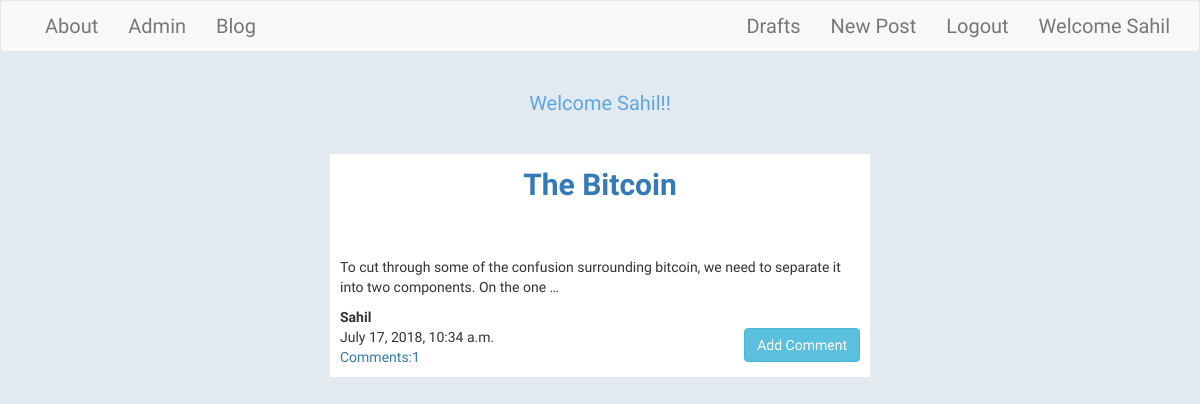
Screenshot of /profile/ (signed in) with the database file from the repository.
### my_app/models.py (models this page shows, shortened)
class Post(models.Model):
    title=models.CharField(max_length=256)
    author=models.ForeignKey('auth.User',on_delete=models.CASCADE)
    text=models.TextField()
    create_date=models.DateTimeField(default=timezone.now)
    publish_date=models.DateTimeField(blank=True,null=True)

### my_app/views.py (the view)
# urls.py: url(r'^profile/$',views.ProfileView.as_view(),name="user_profile"),
class ProfileView(ListView):
    model=Post
    template_name="profile_list.html"

### my_app/templates/my_app/profile_list.html (shortened to what this page needs)
{% extends 'my_app/base.html' %}
{% load staticfiles%}
{% block body_block %}
<h1 class='commenttitle center techfont'>Welcome {{user|title}}!!</h1><br>
     <div class="center">
        {% for posts in post_list %}
           {% ifequal posts.author user %}
           <div class="post">
           <div class="posttitle"><a class="loader" href="{% url 'my_app:post_detail' pk=posts.pk %}"><b>{{posts.title|title}}</b></a></div><br>
           <div class="posttext">{{posts.text|truncatewords:20|safe|linebreaksbr}}</div>
           <div><strong>{{posts.author|title}}</strong></div>
           {% if posts.publish_date %}
           <div class="date">{{posts.publish_date}}</div>
           <a class="btn btn-info comment-btn" href="{% url 'my_app:comment_post' pk=posts.pk %}">Add Comment</a>
           {% else %}
           <a class="btn btn-info publish-btn" href="{% url 'my_app:publish_post' pk=posts.pk %}">Publish</a>
           {% endif %}
           <div><a href="{% url 'my_app:comment_list' pk=posts.pk%}" >Comments:{{posts.Comment.all.count}}</a></div>
           </div>
           {% endifequal %}
           {% endfor %}
     </div>
{% endblock %}

### my_app/templates/my_app/base.html (shortened to what this page needs)
<!DOCTYPE html>
{% load staticfiles %}
<html>
    <head>
        <link rel="stylesheet" href="https://maxcdn.bootstrapcdn.com/bootstrap/3.3.7/css/bootstrap.min.css">
        <link rel="stylesheet" href="{% static 'css/main.css'%}">
        <link rel="stylesheet" href="//cdn.jsdelivr.net/medium-editor/latest/css/medium-editor.min.css" type="text/css" media="screen" charset="utf-8">
    </head>
    <body class="loader">
        <nav class="navbar navbar-default custom-navbar techfont">
            <div class="container">
                <ul class="nav navbar-nav">
                    <li><a class="nav-link active" href="{% url 'my_app:about' %}">About</a></li>
                    <li><a class="navbar-link active" href="{% url 'admin:index' %}">Admin</a></li>
                    <li><a class="navbar-link" href="{% url 'my_app:post_list' %}">Blog</a></li>
                </ul>
                <ul class="nav navbar-nav navbar-right">
                    <li><a class="navbar-link active" href="{% url 'my_app:draft_post' %}">Drafts</a></li>
                    <li><a class="navbar-link active" href="{% url 'my_app:create_post' %}">New Post</a></li>
                    {% if user.is_authenticated %}
                    <li><a class="navbar-link active" href="{% url 'logout' %}">Logout</a></li>
                    <li ><a class="navbar-link active" href="{% url 'my_app:user_profile'  %}">Welcome {{user|title}}</a></li>
                    {% else %}
                    <li><a class="navbar-link active" href="{% url 'login' %}">Login</a></li>
                    <li><a class="navbar-link active" href="{% url 'my_app:register' %}">Register</a></li>
                    {% endif %}
                </ul>
            </div>
        </nav>
        <div class="container ">
                {% block body_block %}
                {% endblock %}
        </div>
    </body>
</html>

### my_app/static/css/main.css (style rules this page uses)
.posttitle { text-align: center; font-family: 'Armata', sans-serif; font-size: 30px; }
a.comment-btn { position: absolute; right: 10px; bottom: 15px; }
.center { margin-left:300px; margin-right:300px; }
.techfont { font-family: 'Russo One', sans-serif; font-size: 20px; text-align: center; }
.post { font-family: 'Armata', sans-serif; background-color: white; padding:10px; margin-top:10px; position: relative; }
.commenttitle { font-size: 20px; color: rgb(92, 166, 226) }
body { background-color: rgb(226, 233, 240); }
.loader { filter:hue-rotate(0deg); color: linear-gradient(45deg,#0f8,#08f); animation:hue 5000ms infinite linear; }

### rows the page displays
Post: title "The Bitcoin", text "To cut through some of the confusion surrounding bitcoin, we need to separate it into two components. On the one …", author "Sahil", publish_date "July 17, 2018, 10:34 a.m.", Comment.all.count "1"

### other values shown
{{ user|title }} "Sahil"
